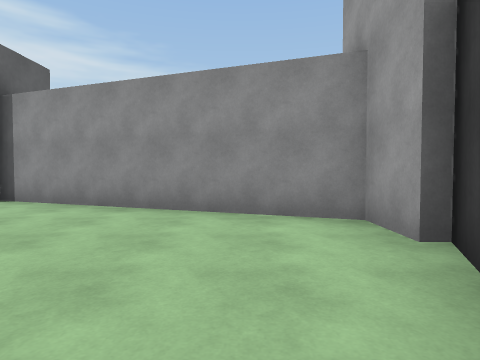
View 1 (above)

24 first-person views from a walk through a scene from a Unity 3-D project. The camera is 1.2 m above the floor, tilts 2° down and sees 75° across. The floor is counted in squares, 2 m on a side. Each view is taken from the middle of a square. On the plan, view 1 faces up. The plan holds only what a view shows up to about 9 squares ahead; the rest is blank. The place goes on beyond the plan.

View 2
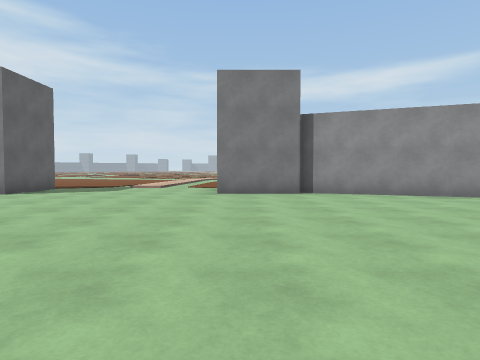

View 3
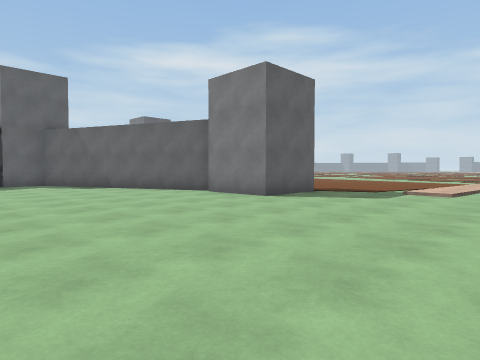

View 4
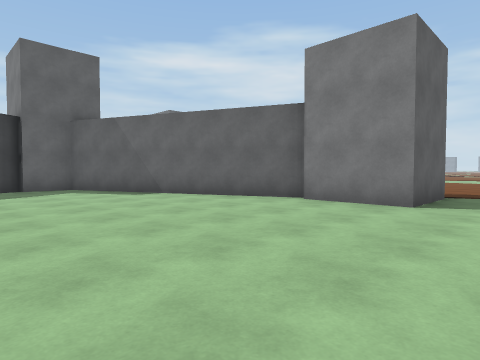

View 5
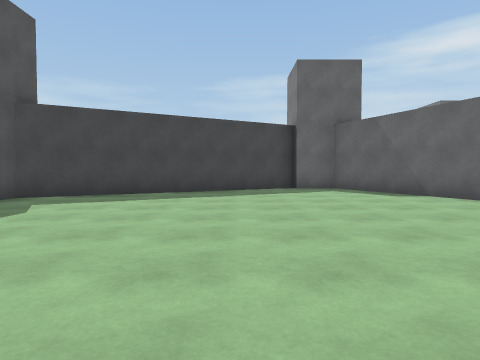

View 6
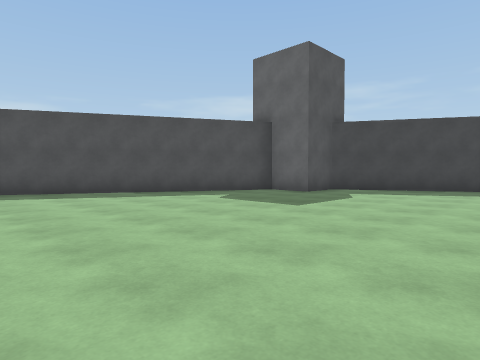

View 7
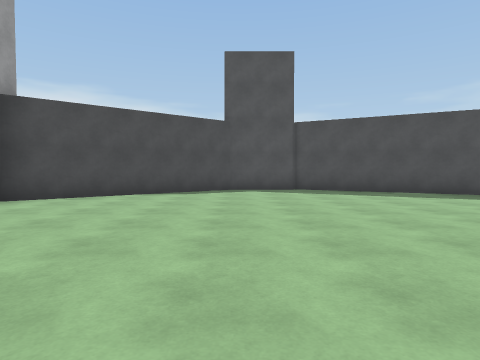

View 8
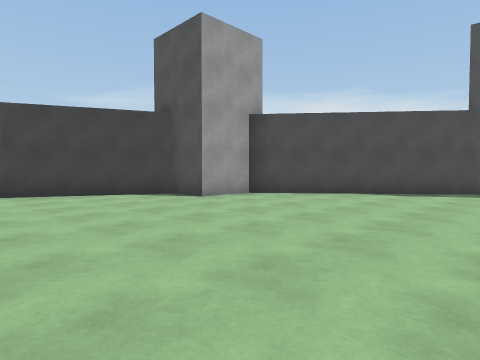

View 9
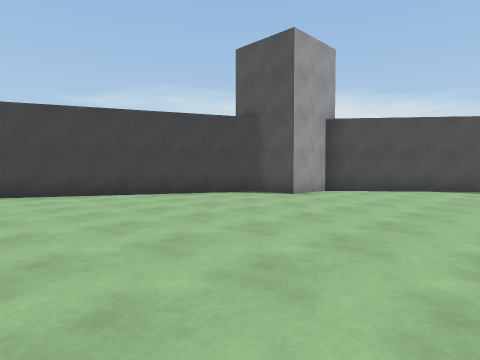

View 10
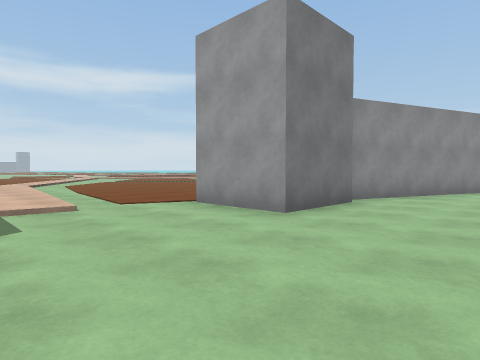

View 11
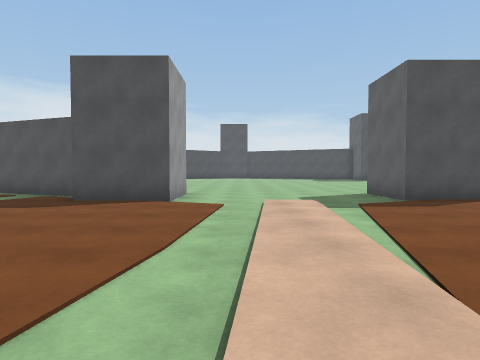

View 12
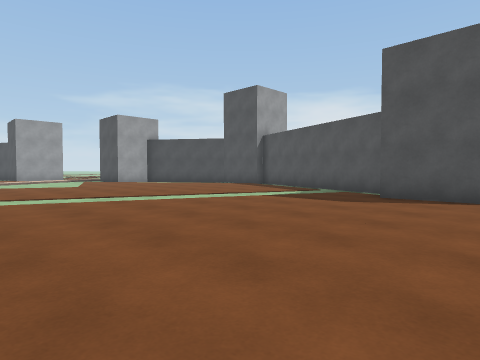

View 13
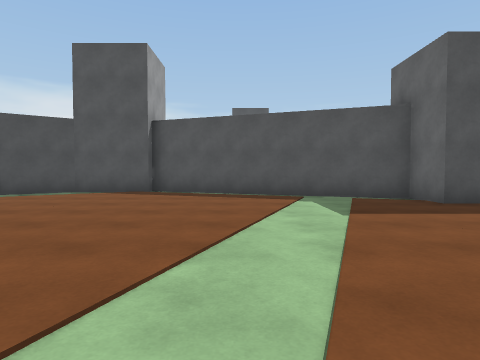

View 14
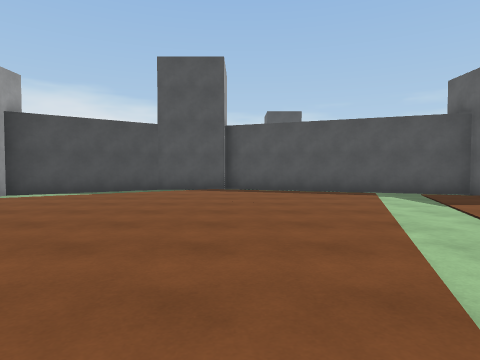

View 15
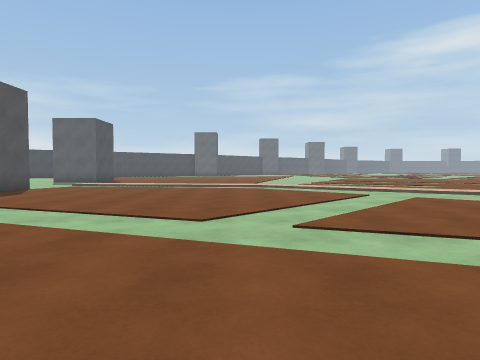

View 16
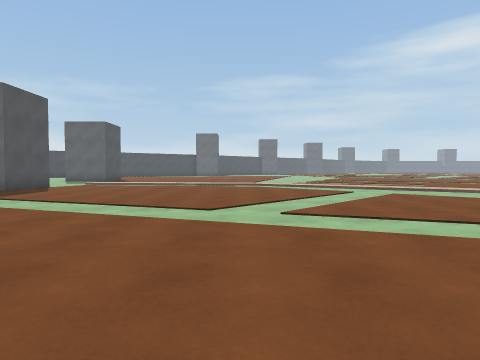

View 17
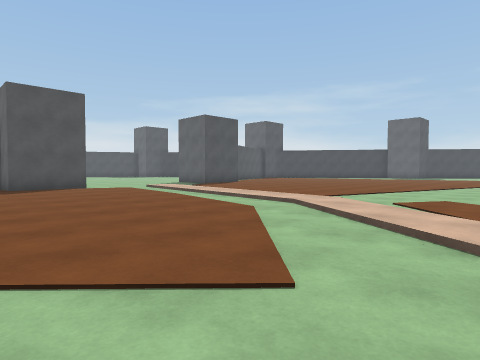

View 18
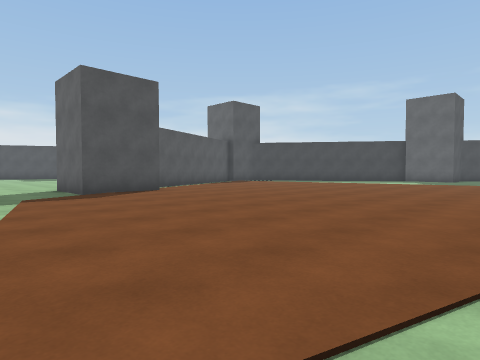

View 19
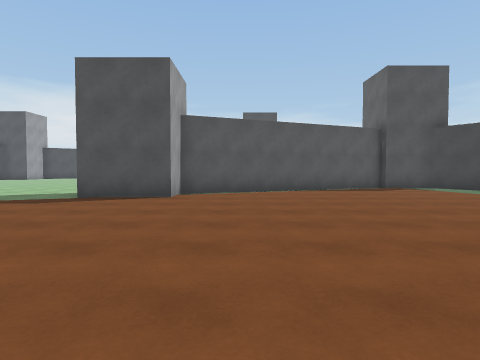

View 20
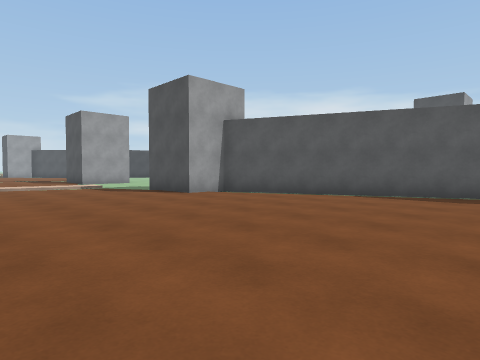

View 21
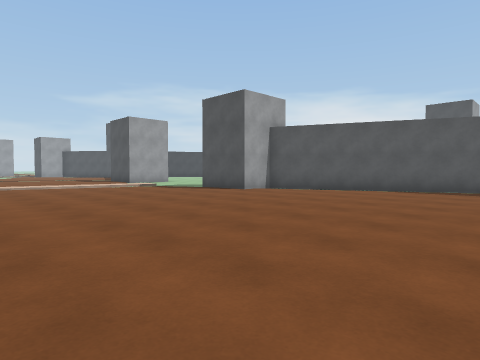

View 22
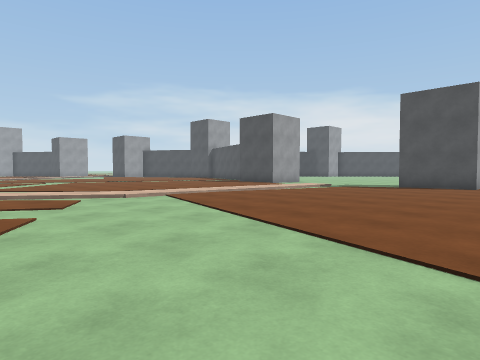

View 23
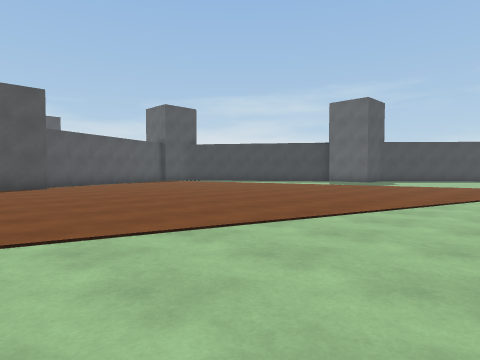

View 24
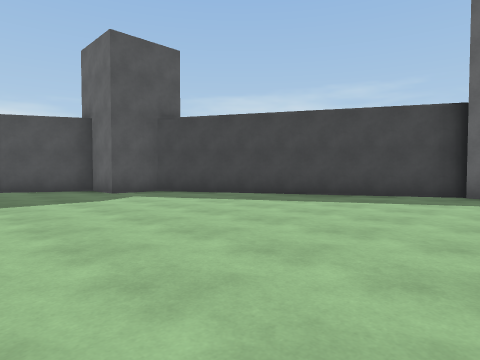

### Floor plan
Key: @ floor where view 1 was taken; # wall or solid block; . main floor; : floor 0.25 m higher than the main floor; / step, stairs or slope; O other object.
Columns run from 20 left of view 1 to 5 right of it. Each row starts with its distance up from view 1.
 18      .....   //.....
 17 .............//.......
 16 ............//.........
 15 .........../:...........
 14 ...........//............
 13 ...........//...........
 12 ...........//............
 11 ...........//............
 10 ...........//............
  9 ...........:..............
  8 .........../..............
  7 .......OO.....OO..........
  6 ......##O.....OO###.......
  5 ....###...........####..##
  4  ####................####
  3 O#....................#O
  2 #.....................#
  1 ##...................##
  0  #..................@#
 -1  ##.................##
 -2   #.................#
 -3   ##...............##
 -4    #...............#
 -5    #O.............OO
 -6    O ##..........##O
 -7       ###.......##
 -8         ###....##
 -9           ##O###
-10
-11             OO

Positions as (right, up) in squares from view 1, and headings:
1: (0, 0), facing up
2: (-6, -2), facing up
3: (-7, 0), facing up-left
4: (-10, 0), facing up-left
5: (-10, 0), facing left
6: (-8, 0), facing down-left
7: (-7, 0), facing down
8: (-8, 0), facing down-right
9: (-7, 2), facing down-right
10: (-10, 3), facing up-right
11: (-8, 14), facing down
12: (-7, 14), facing down-right
13: (-1, 13), facing down
14: (1, 14), facing down
15: (3, 14), facing left
16: (4, 14), facing left
17: (-3, 18), facing down-left
18: (-9, 15), facing down-left
19: (-15, 14), facing down
20: (-20, 12), facing down-right
21: (-20, 14), facing down-right
22: (-15, 18), facing down-right
23: (-11, 18), facing down-left
24: (-12, 3), facing down-left
